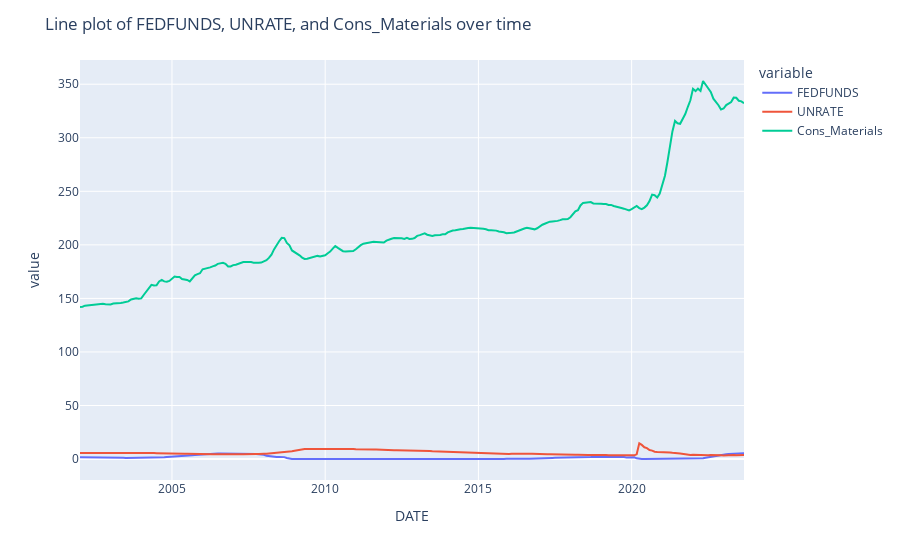

The notebook cell saved with this chart:
### Code cell
fig = px.line(data_frame=data, x='DATE', y=['FEDFUNDS', 'UNRATE', 'Cons_Materials'])
fig.update_layout(title='Line plot of FEDFUNDS, UNRATE, and Cons_Materials over time')
fig.show()

### Figure 1 — Plotly figure (JSON) as saved in the notebook; plotly's stock layout.template omitted (floating-point values rounded to 4 significant figures; data arrays with more than 128 entries replaced by an {"elided": "..."} marker saying what was removed)
{"data": [{"hovertemplate": "variable=FEDFUNDS<br>DATE=%{x}<br>value=%{y}<extra></extra>", "legendgroup": "FEDFUNDS", "line": {"color": "#636efa", "dash": "solid"}, "marker": {"symbol": "circle"}, "mode": "lines", "name": "FEDFUNDS", "orientation": "v", "showlegend": true, "type": "scatter", "x": {"elided": "261 str values"}, "xaxis": "x", "y": {"elided": "261 float values"}, "yaxis": "y"}, {"hovertemplate": "variable=UNRATE<br>DATE=%{x}<br>value=%{y}<extra></extra>", "legendgroup": "UNRATE", "line": {"color": "#EF553B", "dash": "solid"}, "marker": {"symbol": "circle"}, "mode": "lines", "name": "UNRATE", "orientation": "v", "showlegend": true, "type": "scatter", "x": {"elided": "261 str values"}, "xaxis": "x", "y": {"elided": "261 float values"}, "yaxis": "y"}, {"hovertemplate": "variable=Cons_Materials<br>DATE=%{x}<br>value=%{y}<extra></extra>", "legendgroup": "Cons_Materials", "line": {"color": "#00cc96", "dash": "solid"}, "marker": {"symbol": "circle"}, "mode": "lines", "name": "Cons_Materials", "orientation": "v", "showlegend": true, "type": "scatter", "x": {"elided": "261 str values"}, "xaxis": "x", "y": {"elided": "261 float values"}, "yaxis": "y"}], "layout": {"legend": {"title": {"text": "variable"}, "tracegroupgap": 0}, "margin": {"t": 60}, "title": {"text": "Line plot of FEDFUNDS, UNRATE, and Cons_Materials over time"}, "xaxis": {"anchor": "y", "domain": [0, 1], "title": {"text": "DATE"}}, "yaxis": {"anchor": "x", "domain": [0, 1], "title": {"text": "value"}}}}
